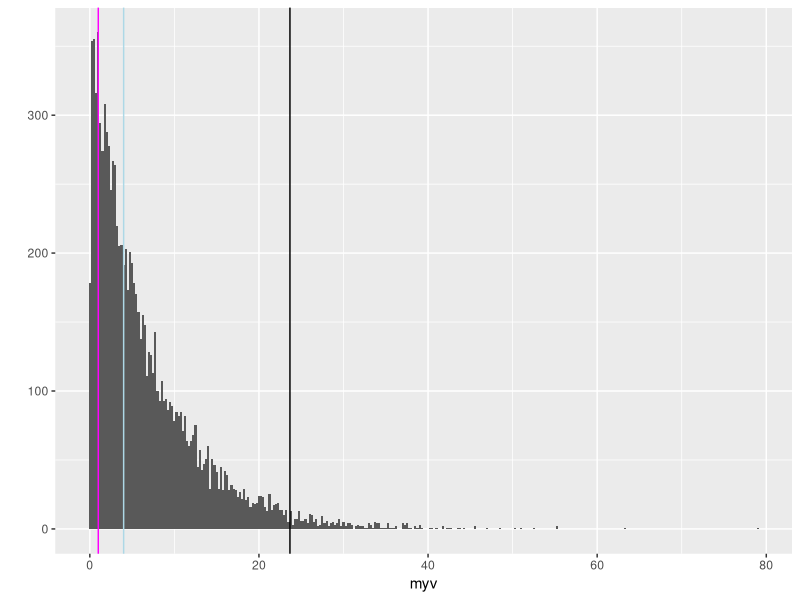

R code for this plot:
## ---- chunk 1
library(ggplot2)
set.seed(1)
myv <- rgamma(10000, shape =1 , scale = 6.57)
qplot(myv, binwidth = 0.25) + geom_vline(xintercept = quantile(myv, 0.975))+ geom_vline(xintercept = 1, col = "magenta") + geom_vline(xintercept = 4, col = "lightblue")
## ---- chunk 2
quantile(myv, 0.975)
## ---- chunk 3
mean(myv)
## ---- chunk 4
quantile(myv, 0.025)
## ---- chunk 5
mns <- NULL
set.seed(123)
for(i in 1:1000)
        mns <- c(mns, mean(rgamma(150, shape = 1, scale = 6.57)))
sample_mean <- mean(mns)
sample_var <- var(mns)
sample_sd <- sd(mns)
rbind(sample_mean, sample_var, sample_sd)
